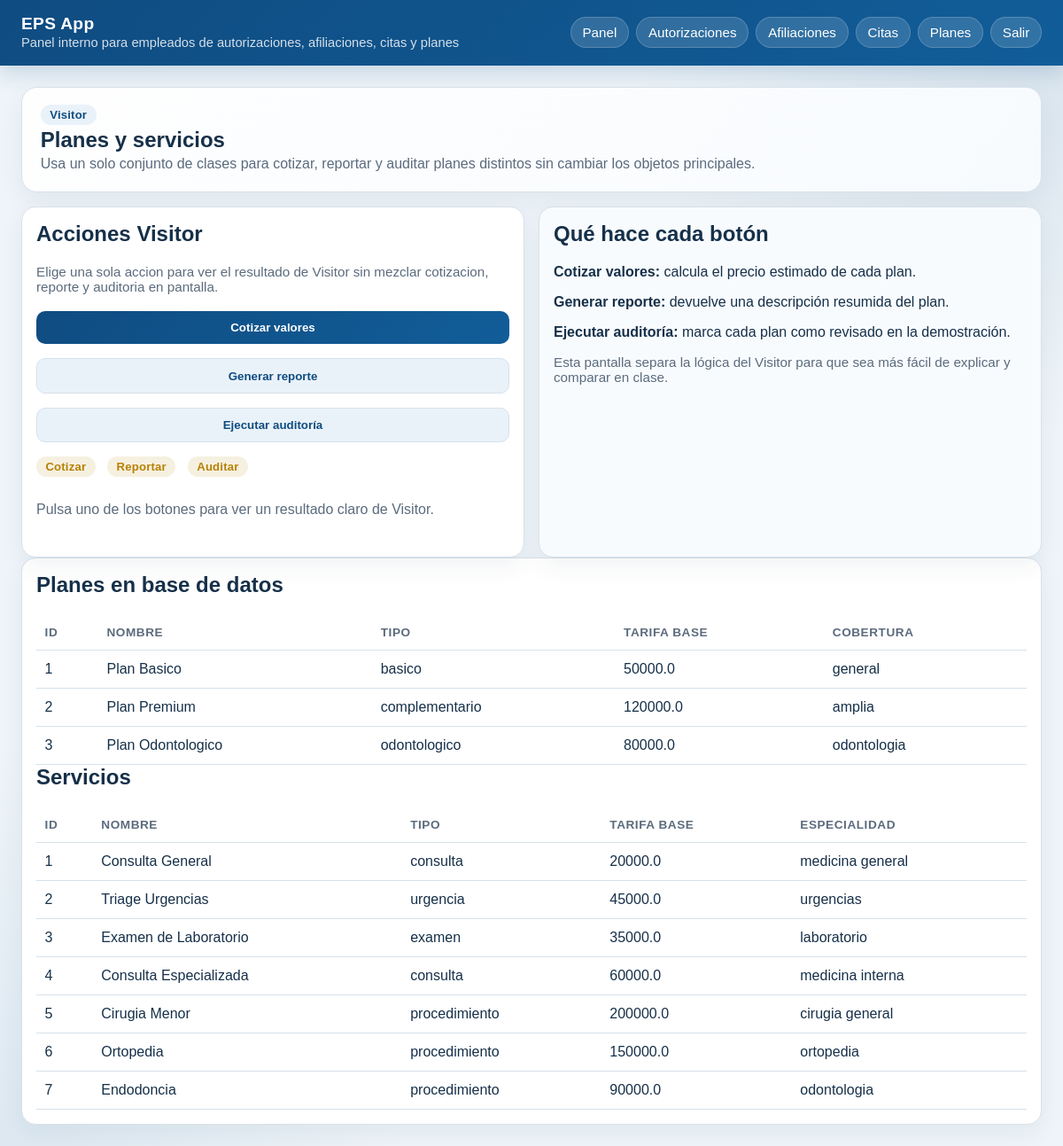
Page /planes/ (signed in) on the committed database.
### tables this page shows
CREATE TABLE planes (
            id INTEGER PRIMARY KEY AUTOINCREMENT,
            nombre TEXT NOT NULL,
            tipo TEXT NOT NULL,
            tarifa_base REAL NOT NULL,
            cobertura TEXT NOT NULL,
            incluye_ortodoncia INTEGER NOT NULL DEFAULT 0
        );

CREATE TABLE servicios (
            id INTEGER PRIMARY KEY AUTOINCREMENT,
            nombre TEXT NOT NULL,
            tipo_servicio TEXT NOT NULL,
            tarifa_base REAL NOT NULL,
            requiere_especialidad TEXT,
            nivel_complejidad INTEGER NOT NULL DEFAULT 1
        );

### presentation/controllers/plan_controller.py (the view)
@plan_bp.route("/")
@login_required
@role_required("admin", "auxiliar")
def index():
    return render_page()

### business/services/plan_service.py (called while the page is built)
    def list_db_plans(self):
        return self.plan_dao.list_all()

    def list_db_services(self):
        return self.plan_dao.list_services()

### data/daos/plan_dao.py (called while the page is built)
    def list_all(self):
        connection = get_connection()
        return connection.execute("SELECT * FROM planes").fetchall()

    def list_services(self):
        connection = get_connection()
        return connection.execute("SELECT * FROM servicios").fetchall()

### data/database.py (called while the page is built)
def get_connection():
    if "db" not in g:
        database_path = Path(current_app.config["DATABASE"])
        connection = sqlite3.connect(database_path)
        connection.row_factory = sqlite3.Row
        g.db = connection
    return g.db

def close_connection(_error=None):
    connection = g.pop("db", None)
    if connection is not None:
        connection.close()

### presentation/controllers/auth_controller.py (called while the page is built)
def login_required(view):
    @wraps(view)
    def wrapped(*args, **kwargs):
        if "user_id" not in session:
            return redirect(url_for("auth.login"))
        return view(*args, **kwargs)
    return wrapped

def role_required(*allowed_roles):
    def decorator(view):
        @wraps(view)
        def wrapped(*args, **kwargs):
            if session.get("rol") not in allowed_roles:
                return redirect(url_for("auth.dashboard"))
            return view(*args, **kwargs)
        return wrapped
    return decorator

### presentation/templates/planes/index.html
{% extends 'base.html' %}
{% block content %}
<section class="hero">
  <div class="badge">Visitor</div>
  <h1>Planes y servicios</h1>
  <p>Usa un solo conjunto de clases para cotizar, reportar y auditar planes distintos sin cambiar los objetos principales.</p>
</section>
<section class="grid two">
  <article class="card">
    <h2>Acciones Visitor</h2>
    {% if session.get('rol') == 'admin' %}
      <p class="meta">Elige una sola accion para ver el resultado de Visitor sin mezclar cotizacion, reporte y auditoria en pantalla.</p>
      <form method="post" action="{{ url_for('plan.accion') }}" class="actions">
        <button type="submit" name="accion" value="cotizar">Cotizar valores</button>
        <button type="submit" name="accion" value="reportar" class="secondary">Generar reporte</button>
        <button type="submit" name="accion" value="auditar" class="secondary">Ejecutar auditoría</button>
      </form>
      <div class="actions">
        <span class="badge {% if accion_seleccionada == 'cotizar' %}success{% endif %} {% if accion_seleccionada is none %}warning{% endif %}">Cotizar</span>
        <span class="badge {% if accion_seleccionada == 'reportar' %}success{% endif %} {% if accion_seleccionada is none %}warning{% endif %}">Reportar</span>
        <span class="badge {% if accion_seleccionada == 'auditar' %}success{% endif %} {% if accion_seleccionada is none %}warning{% endif %}">Auditar</span>
      </div>
      {% if resultado_titulo %}
        <h3>{{ resultado_titulo }}</h3>
        <p class="meta">{{ resultado_descripcion }}</p>
        {% if accion_seleccionada == 'cotizar' %}
          <table>
            <thead>
              <tr>
                <th>Plan</th>
                <th>Valor estimado</th>
              </tr>
            </thead>
            <tbody>
              {% for item in resultado_items %}
              <tr>
                <td>{{ item['plan'] }}</td>
                <td>{{ item['valor'] }}</td>
              </tr>
              {% endfor %}
            </tbody>
          </table>
        {% elif accion_seleccionada == 'reportar' %}
          {% for item in resultado_items %}
            <p>{{ item }}</p>
          {% endfor %}
        {% elif accion_seleccionada == 'auditar' %}
          <table>
            <thead>
              <tr>
                <th>Plan</th>
                <th>Estado de auditoría</th>
              </tr>
            </thead>
            <tbody>
              {% for item in resultado_items %}
              <tr>
                <td>{{ item['plan'] }}</td>
                <td>{% if item['auditoria'] %}Revisado{% else %}Pendiente{% endif %}</td>
              </tr>
              {% endfor %}
            </tbody>
          </table>
        {% endif %}
      {% else %}
        <p class="empty">Pulsa uno de los botones para ver un resultado claro de Visitor.</p>
      {% endif %}
    {% else %}
      <p class="empty">Tu rol solo permite consulta de planes y coberturas. Las acciones Visitor quedan reservadas al administrador.</p>
    {% endif %}
  </article>
  <article class="card soft">
    <h2>Qué hace cada botón</h2>
    <p><strong>Cotizar valores:</strong> calcula el precio estimado de cada plan.</p>
    <p><strong>Generar reporte:</strong> devuelve una descripción resumida del plan.</p>
    <p><strong>Ejecutar auditoría:</strong> marca cada plan como revisado en la demostración.</p>
    <p class="meta">Esta pantalla separa la lógica del Visitor para que sea más fácil de explicar y comparar en clase.</p>
  </article>
</section>
<section class="card">
  <h2>Planes en base de datos</h2>
  {% if db_plans %}
  <table>
    <thead>
      <tr>
        <th>ID</th>
        <th>Nombre</th>
        <th>Tipo</th>
        <th>Tarifa base</th>
        <th>Cobertura</th>
      </tr>
    </thead>
    <tbody>
      {% for item in db_plans %}
      <tr>
        <td>{{ item['id'] }}</td>
        <td>{{ item['nombre'] }}</td>
        <td>{{ item['tipo'] }}</td>
        <td>{{ item['tarifa_base'] }}</td>
        <td>{{ item['cobertura'] }}</td>
      </tr>
      {% endfor %}
    </tbody>
  </table>
  {% endif %}
  <h2>Servicios</h2>
  {% if db_services %}
  <table>
    <thead>
      <tr>
        <th>ID</th>
        <th>Nombre</th>
        <th>Tipo</th>
        <th>Tarifa base</th>
        <th>Especialidad</th>
      </tr>
    </thead>
    <tbody>
      {% for item in db_services %}
      <tr>
        <td>{{ item['id'] }}</td>
        <td>{{ item['nombre'] }}</td>
        <td>{{ item['tipo_servicio'] }}</td>
        <td>{{ item['tarifa_base'] }}</td>
        <td>{{ item['requiere_especialidad'] }}</td>
      </tr>
      {% endfor %}
    </tbody>
  </table>
  {% endif %}
</section>
{% endblock %}

### presentation/templates/base.html (style rules this page uses)
:root { --bg: #eef4f9; --panel: #ffffff; --panel-soft: #f8fbfe; --text: #163049; --muted: #5b6b7d; --primary: #0f4c81; --primary-2: #115d99; --border: #d7e1ea; --success: #1f7a4a; --warning: #b78103; --danger: #a23434; }
* { box-sizing: border-box; }
body { font-family: Arial, sans-serif; margin: 0; background: radial-gradient(circle at top right, rgba(15,76,129,.10), transparent 28%), radial-gradient(circle at bottom left, rgba(17,93,153,.08), transparent 26%), var(--bg); color: var(--text); }
.hero { background: linear-gradient(135deg, rgba(255,255,255,.95), rgba(248,251,254,.98)); border: 1px solid var(--border); border-radius: 18px; padding: 1.2rem 1.3rem; margin-bottom: 1rem; box-shadow: 0 12px 30px rgba(18,49,74,.06); }
.hero h1, .hero h2, .hero p { margin: .2rem 0; }
.hero p { color: var(--muted); }
.grid { display: grid; gap: 1rem; }
.grid.two { grid-template-columns: repeat(2, minmax(0, 1fr)); }
.card { background: var(--panel); border: 1px solid var(--border); border-radius: 16px; padding: 1rem; box-shadow: 0 10px 28px rgba(18,49,74,.06); }
.card.soft { background: var(--panel-soft); }
.card h2, .card h3 { margin-top: 0; }
.meta { color: var(--muted); font-size: .95rem; }
.badge { display: inline-flex; align-items: center; gap: .35rem; padding: .25rem .65rem; border-radius: 999px; background: #eaf2f9; color: var(--primary); font-size: .82rem; font-weight: 700; letter-spacing: .2px; margin-right: .35rem; }
.badge.warning { background: rgba(183,129,3,.12); color: var(--warning); }
.actions { display: flex; gap: .5rem; flex-wrap: wrap; margin-top: .75rem; }
input, select, button, textarea { padding: .7rem .9rem; margin: .25rem 0; width: 100%; box-sizing: border-box; border: 1px solid var(--border); border-radius: 10px; background: white; color: var(--text); }
button { background: linear-gradient(135deg, var(--primary), var(--primary-2)); color: white; border: 0; border-radius: 10px; cursor: pointer; font-weight: 700; }
button.secondary { background: #eaf2f9; color: var(--primary); border: 1px solid var(--border); }
table { width: 100%; border-collapse: collapse; }
th, td { text-align: left; padding: .75rem .6rem; border-bottom: 1px solid var(--border); vertical-align: top; }
th { color: var(--muted); font-size: .85rem; text-transform: uppercase; letter-spacing: .04em; }
.empty { color: var(--muted); padding: .75rem 0; }

### rows in the picture
planes: id "1", nombre "Plan Basico", tipo "basico", tarifa_base "50000.0", cobertura "general"
planes: id "2", nombre "Plan Premium", tipo "complementario", tarifa_base "120000.0", cobertura "amplia"
planes: id "3", nombre "Plan Odontologico", tipo "odontologico", tarifa_base "80000.0", cobertura "odontologia"
servicios: id "1", nombre "Consulta General", tipo_servicio "consulta", tarifa_base "20000.0", requiere_especialidad "medicina general"
servicios: id "2", nombre "Triage Urgencias", tipo_servicio "urgencia", tarifa_base "45000.0", requiere_especialidad "urgencias"
servicios: id "3", nombre "Examen de Laboratorio", tipo_servicio "examen", tarifa_base "35000.0", requiere_especialidad "laboratorio"
servicios: id "4", nombre "Consulta Especializada", tipo_servicio "consulta", tarifa_base "60000.0", requiere_especialidad "medicina interna"
servicios: id "5", nombre "Cirugia Menor", tipo_servicio "procedimiento", tarifa_base "200000.0", requiere_especialidad "cirugia general"
servicios: id "6", nombre "Ortopedia", tipo_servicio "procedimiento", tarifa_base "150000.0", requiere_especialidad "ortopedia"
servicios: id "7", nombre "Endodoncia", tipo_servicio "procedimiento", tarifa_base "90000.0", requiere_especialidad "odontologia"
